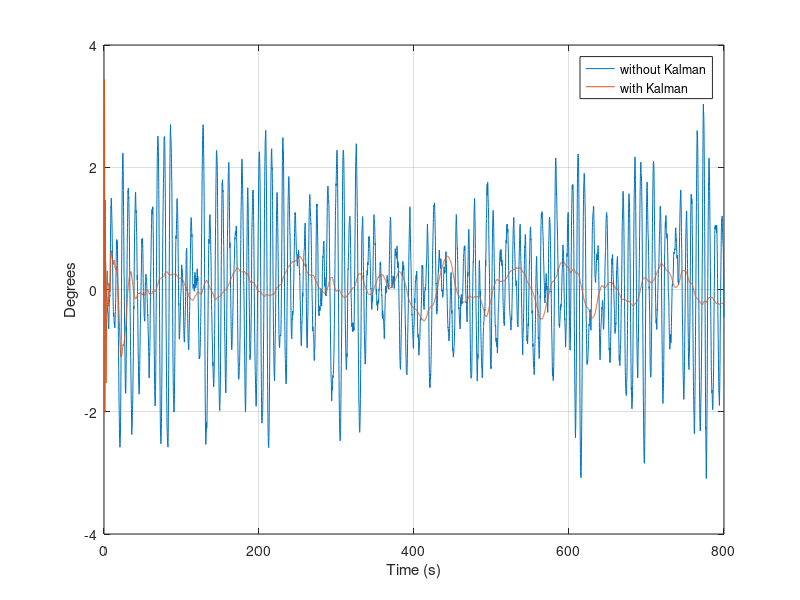
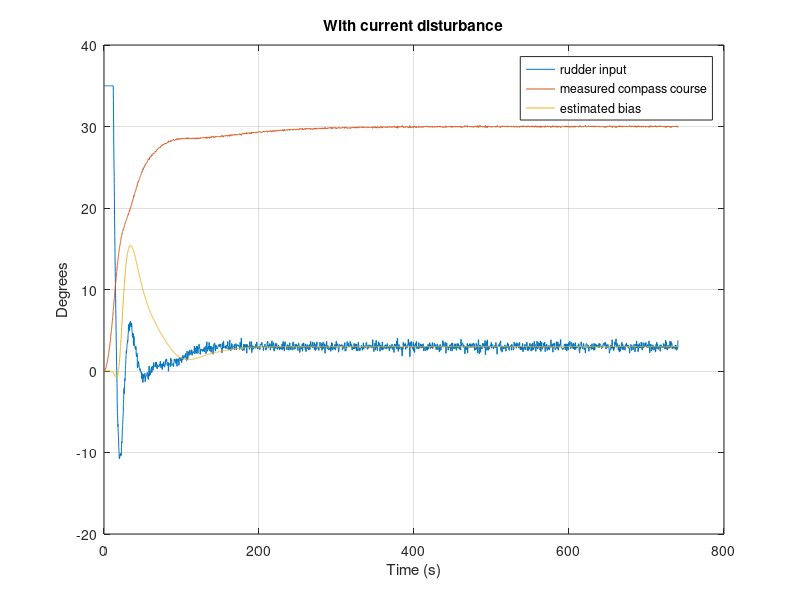
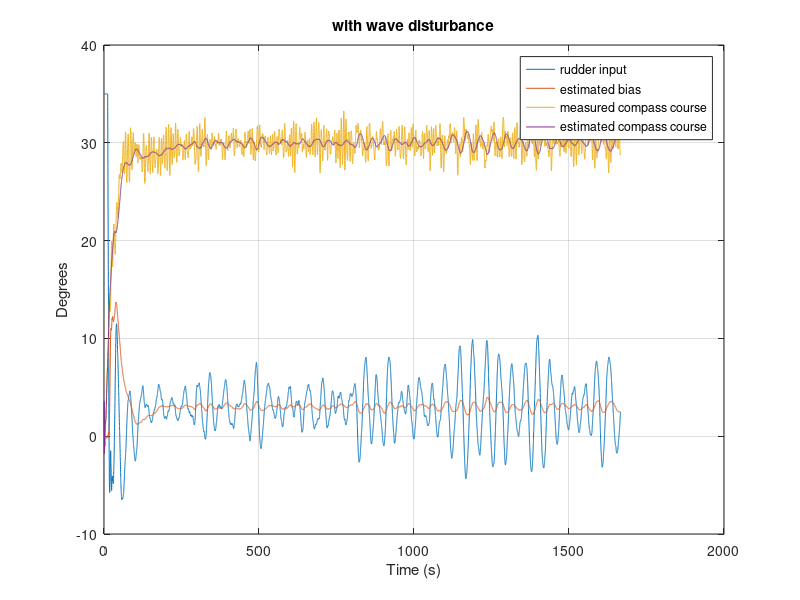
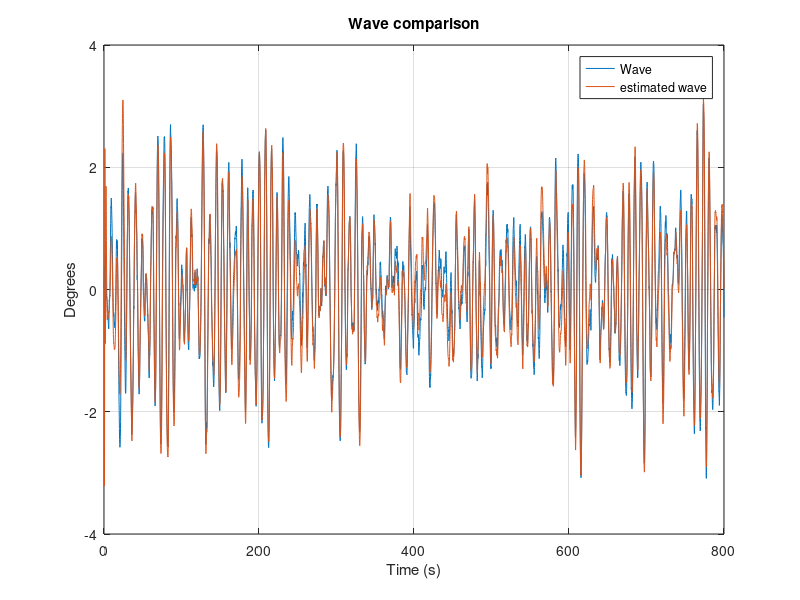

Write the MATLAB code that produced these figures, in order.
%% Plot for Kalman :
clc;
close all;

figure('Name','5 c)');
load('data.mat');
plot(data(1,:),data(2,:),data(1,:),data(6,:));
legend('without Kalman','with Kalman'); 
xlabel('Time (s)'); ylabel('Degrees');
grid on; 

%% Plot for 5d
figure('Name','5 d)');
load('dataPD.mat');
plot(dataPD(1,:),dataPD(5,:),dataPD(1,:),dataPD(2,:),dataPD(1,:),dataPD(7,:));
legend('rudder input','measured compass course','estimated bias');
title('With current disturbance');
xlabel('Time (s)'); ylabel('Degrees');
grid on; 

figure('Name','5 e)');
load('dataPDe.mat')
plot(dataPDe(1,:),dataPDe(5,:),dataPDe(1,:),dataPDe(7,:));
hold on;
plot(dataPDe(1,:),dataPDe(2,:),dataPDe(1,:),dataPDe(6,:));
legend('rudder input','estimated bias',...
    'measured compass course','estimated compass course');
title('with wave disturbance');
xlabel('Time (s)'); ylabel('Degrees');
grid on; 

%% Plott for 5e 
figure('Name','5 e');
load('data.mat');
plot(data(1,:),data(2,:),data(1,:),data(8,:));
legend('Wave','estimated wave');
title('Wave comparison');
xlabel('Time (s)'); ylabel('Degrees');
grid on; 